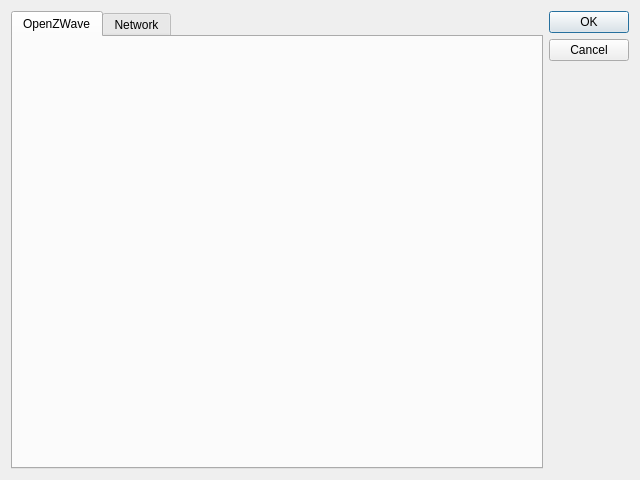
<?xml version="1.0" encoding="UTF-8"?>
<ui version="4.0">
 <class>Configuration</class>
 <widget class="QDialog" name="Configuration">
  <property name="geometry">
   <rect>
    <x>0</x>
    <y>0</y>
    <width>640</width>
    <height>480</height>
   </rect>
  </property>
  <property name="windowTitle">
   <string>Dialog</string>
  </property>
  <layout class="QHBoxLayout" name="horizontalLayout">
   <item>
    <widget class="QTabWidget" name="tabWidget">
     <property name="currentIndex">
      <number>0</number>
     </property>
     <widget class="QWidget" name="config_ozw">
      <attribute name="title">
       <string>OpenZWave</string>
      </attribute>
      <layout class="QVBoxLayout" name="verticalLayout"/>
     </widget>
     <widget class="QWidget" name="config_net">
      <attribute name="title">
       <string>Network</string>
      </attribute>
      <layout class="QVBoxLayout" name="verticalLayout_3"/>
     </widget>
    </widget>
   </item>
   <item>
    <widget class="QDialogButtonBox" name="buttonBox">
     <property name="orientation">
      <enum>Qt::Vertical</enum>
     </property>
     <property name="standardButtons">
      <set>QDialogButtonBox::Cancel|QDialogButtonBox::Ok</set>
     </property>
    </widget>
   </item>
  </layout>
 </widget>
 <resources/>
 <connections>
  <connection>
   <sender>buttonBox</sender>
   <signal>accepted()</signal>
   <receiver>Configuration</receiver>
   <slot>accept()</slot>
   <hints>
    <hint type="sourcelabel">
     <x>248</x>
     <y>254</y>
    </hint>
    <hint type="destinationlabel">
     <x>157</x>
     <y>274</y>
    </hint>
   </hints>
  </connection>
  <connection>
   <sender>buttonBox</sender>
   <signal>rejected()</signal>
   <receiver>Configuration</receiver>
   <slot>reject()</slot>
   <hints>
    <hint type="sourcelabel">
     <x>316</x>
     <y>260</y>
    </hint>
    <hint type="destinationlabel">
     <x>286</x>
     <y>274</y>
    </hint>
   </hints>
  </connection>
 </connections>
</ui>
